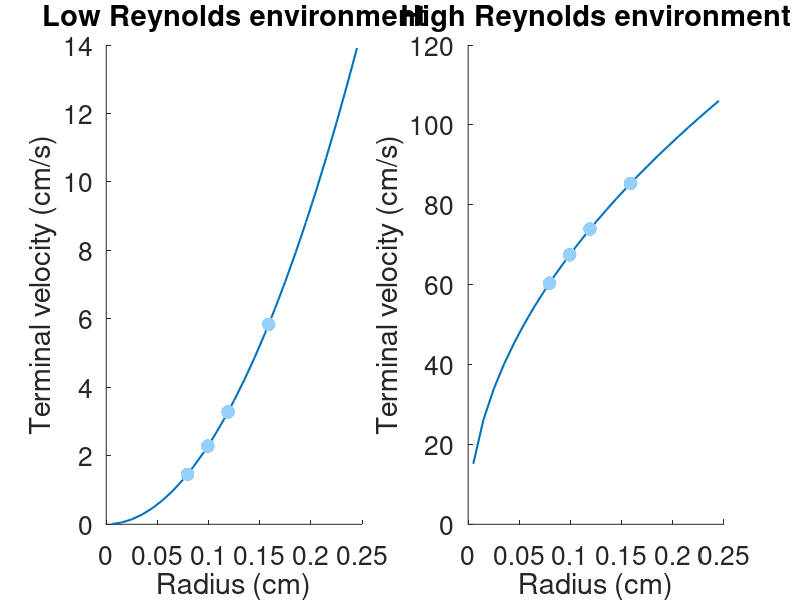

Write the MATLAB code that produced this figure.
%function [vterm_high] = high_re (r, pO, pF, vis)
%    [vterm_high] = (2*g^2*r^2*(pO - pF))/(9*vis);
%end

%function [vterm_low] = low_re (r, pO, pF)
%    [vterm_low] = (8*g*r*(pO - pF)/(3*cd_high*pF))^(1/2)
%end

l_bac = 10^-1;
v_bac = 10^-6;
l_hum = 1.7;
v_hum = 1.5;
n_water = 0.1002;
p_water = 998;
n_gly = 1.412;
p_gly = 1260;
p_al = 2790;
p_st = 8000;
g = 9.81;
cd_high = 0.4;

diameters = [1/16 5/64 3/32 1/8];
r = diameters * (2.54/200); %in meters

%pO is aluminun and pF is glycerol
%vterm is in m/s
%converted

vterm_low = (2*g^2*r.^2*(p_al - p_gly))/(9*n_gly)*100;

%pO is steel and pF is water. Cd is 0.4 for high Re
%vterm is in m/s
%converted 

vterm_high= (8*g*(p_st - p_water)/(3*cd_high*p_water))^0.5*(r.^0.5);
vterm_high = vterm_high*100;

radius = [0.00005:0.0001:0.0025]; %in meters

vlow_model = (2*g^2*(radius.^2)*(p_al - p_gly))/(9*n_gly)*100;
vhigh_model = (8*g*(p_st - p_water)/(3*cd_high*p_water))^0.5*(radius.^0.5);
vhigh_model = vhigh_model*100;

r = r*100;
radius = radius*100;

figure('Name', 'terminal velocity vs. radius size. Low Re')

subplot(1,2,1)
hold on
plot(radius, vlow_model, 'LineWidth', 1.5)
scatter(r, vterm_low, 100, [0.5843    0.8157    0.9882], 'filled')
hold off
xlabel('Radius (cm)')
ylabel('Terminal velocity (cm/s)')
title('Low Reynolds environment')
set(gca,'FontSize',19)
set(gcf,'color','w');

subplot(1,2,2)
hold on
plot(radius, vhigh_model, 'LineWidth', 1.5)
scatter(r, vterm_high, 100, [0.5843    0.8157    0.9882], 'filled')
hold off
xlabel('Radius (cm)')
ylabel('Terminal velocity (cm/s)')
title('High Reynolds environment')
set(gca,'FontSize',19)
set(gcf,'color','w');